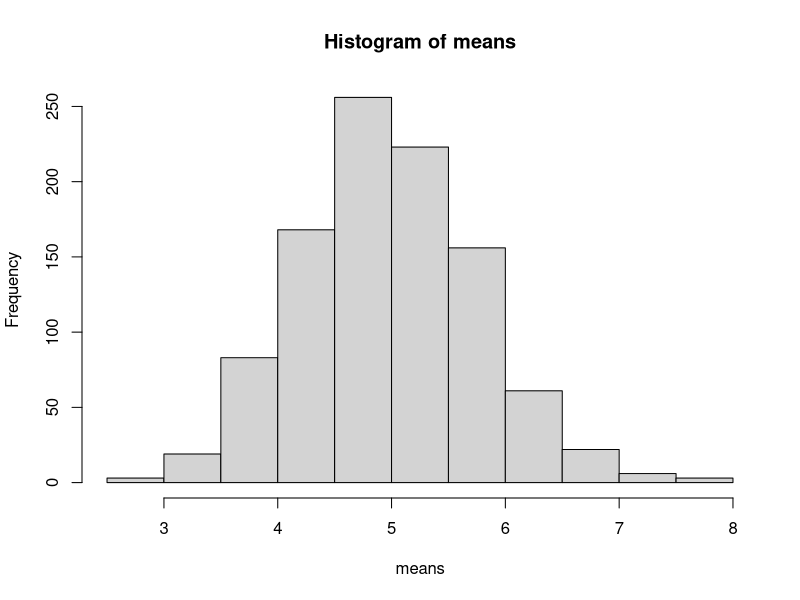
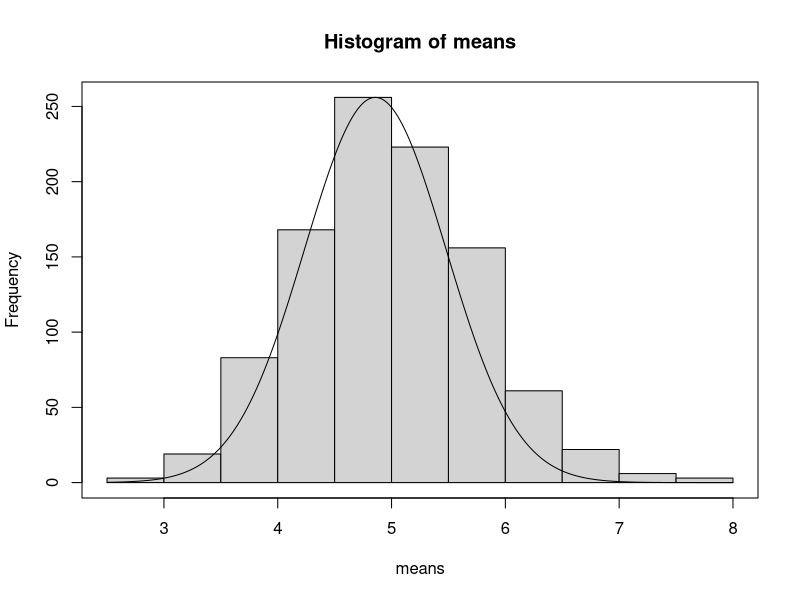

Reproduce these figures in R, in order.
## ---- chunk 1
knitr::opts_chunk$set(echo = TRUE)
## ---- chunk 2
##Loading Library
library(ggplot2)
library(plotrix)
#Constant Variables
lambda <- 0.2
NumExp <- 40
set.seed(78)

tMean <- 1/lambda
tVar <- (1/lambda)^2/40

means <- c()
for(i in 1:1000){
    means[length(means) + 1] <- (mean(rexp(40, 0.2)))
}
hist(means)
## ---- chunk 3
#Sample Mean
sMean <- mean(means)
print(sMean)

#Theoretical Mean
print(tMean)

t.test(means)$conf.int
## ---- chunk 4
#Sample Variance
sVar <- var(means)
print(sVar)

#Theoretical Variance
print(tVar)
## ---- chunk 5
#Creating Normal Distribution
x <- seq(2, 9, length = 1000)
y <- dnorm(x, mean = 5, sd = sqrt(0.625))

hist(means)
par(new = TRUE)
plot(x = x, y = y, xaxt = "n", yaxt = "n", type = "l", xlab ="", ylab ="")

